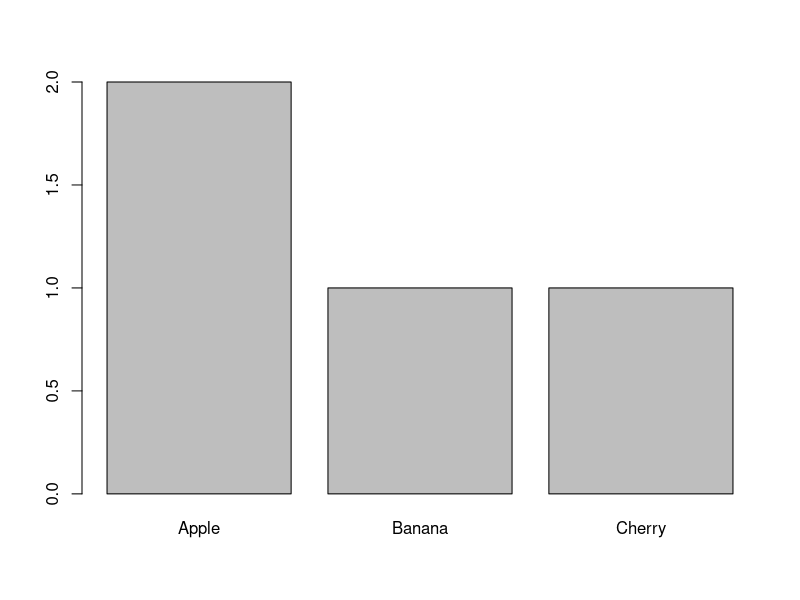
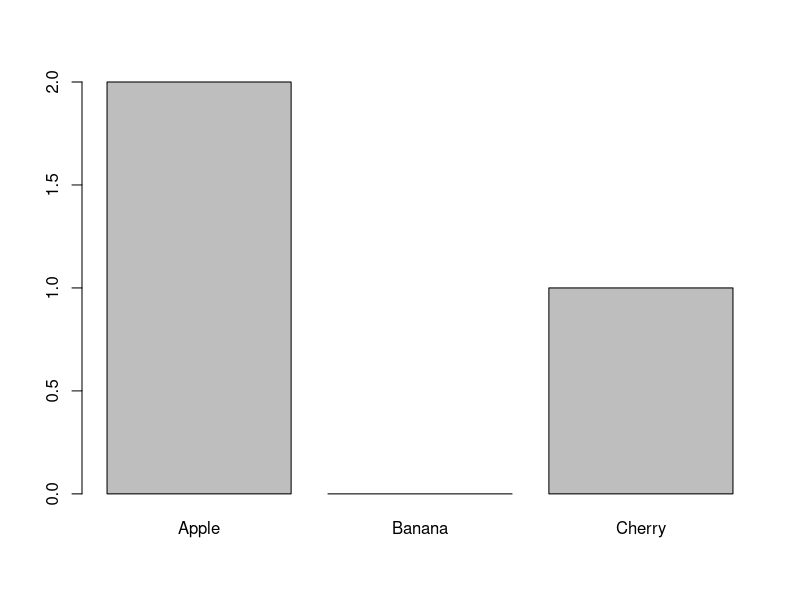
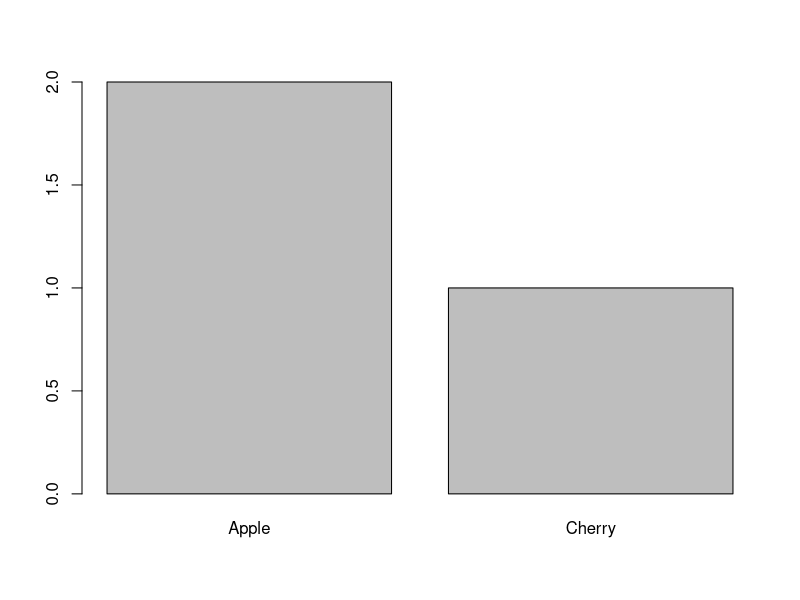

Here is the R script that generated these plots, in order:
# Use droplevels() to simplify factors	Learners will be able to remove
# unnecessary levels from factors. Learning to remove levels from factors is a
# way to better understand how to use Factors.


# factors are a way to associate numbers with key phrases
someFactors <- as.factor( c("Apple", "Apple", "Banana", "Cherry"))

table(someFactors)
levels(someFactors)
plot(someFactors)

# suppose we remove the banana
# for example, we're only interested in red fruits
someFactors[3] <- NA

# no values for bananas - but that level still appears
table(someFactors)
levels(someFactors)
plot(someFactors)

# use droplevels to get rid of unused factors
nobananas <- droplevels(someFactors)

table(nobananas)
levels(nobananas)
plot(nobananas)
